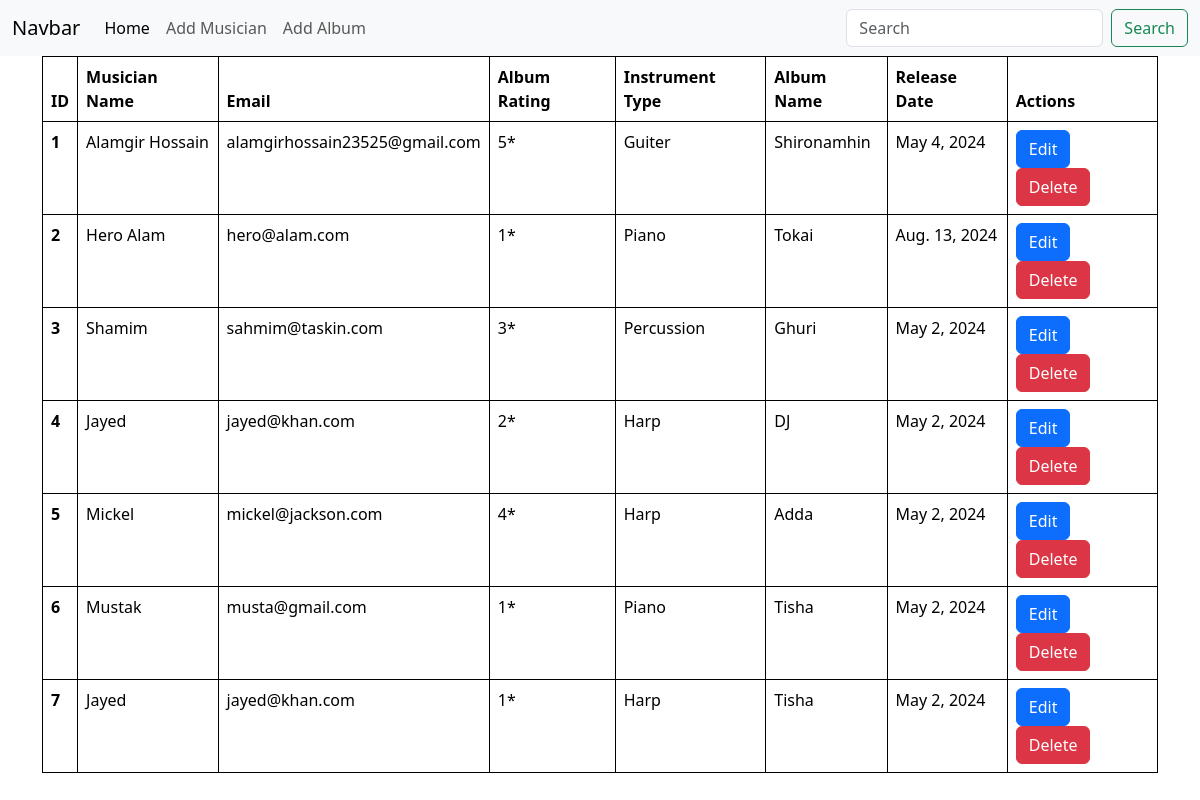
The page / on the database its author committed.
### album/models.py (models this page shows, shortened)
class Album(models.Model):
    album_name = models.CharField(max_length=100)
    musician = models.ForeignKey(Musician , on_delete=models.CASCADE)
    realase_date = models.DateField(default=datetime.datetime.now())
    ratings = models.CharField(max_length=20 , choices=RATINGS)

### musician/models.py (models this page shows, shortened)
class Musician(models.Model):
    first_name = models.CharField(max_length=100)
    last_name = models.CharField(max_length=100)
    email = models.EmailField()
    number = models.CharField(max_length=11)
    instrument_type = models.CharField(max_length=30)
    labels = [
        {first_name : 'First Name'}
    ]

### Musicians_Directory/views.py (the view)
# urls.py: 2. Add a URL to urlpatterns:  path('', views.home, name='home')
def home(request):
    datas = Album.objects.all()
    return render(request, 'home.html', {'datas': datas})

### templates/home.html
{% extends "base.html" %}
{% load crispy_forms_tags %}
{% block content %}
<div class="container">
    <table class="table table-border">
        <thead>
          <tr style="border: 1px solid black;">
            <th style="border: 1px solid black;" scope="col">ID</th>
            <th style="border: 1px solid black;" scope="col">Musician Name</th>
            <th style="border: 1px solid black;" scope="col">Email</th>
            <th style="border: 1px solid black;" scope="col">Album Rating</th>
            <th style="border: 1px solid black;" scope="col">Instrument Type</th>
            <th style="border: 1px solid black;" scope="col">Album Name</th>
            <th style="border: 1px solid black;" scope="col">Release Date</th>
            <th style="border: 1px solid black;" scope="col">Actions</th>
          </tr>
        </thead>
        <tbody>
            {% for data in datas %}
            <tr style="border: 1px solid black;">
                <th scope="row" style="border: 1px solid black;">{{data.id}}</th>
                <td style="border: 1px solid black;">{{data.musician.first_name}} </td>
                <td style="border: 1px solid black;">{{data.musician.email}}</td>
                <td style="border: 1px solid black;">{{data.ratings}} </td>
                <td style="border: 1px solid black;">{{data.musician.instrument_type}} </td>
                <td style="border: 1px solid black;">{{data.album_name}} </td>
                <td style="border: 1px solid black;">{{data.realase_date}} </td>
                <td style="border: 1px solid black;"> <a href="{% url 'edit_album' data.id  %}" class='btn btn-primary'>Edit</a> <a href="{% url 'delete_album' data.id  %}" class='btn btn-danger'>Delete</a> </td>
            </tr>
            {% endfor %}
        </tbody>
      </table>
</div>
{% endblock  %}

### templates/base.html (shortened to what this page needs)
<!DOCTYPE html>
<html lang="en">
<head>
    <link href="https://cdn.jsdelivr.net/npm/bootstrap@5.3.3/dist/css/bootstrap.min.css" rel="stylesheet">
</head>
<body>
    <nav class="navbar navbar-expand-lg bg-body-tertiary">
        <div class="container-fluid">
          <a class="navbar-brand" href="#">Navbar</a>
          <div class="collapse navbar-collapse" id="navbarSupportedContent">
            <ul class="navbar-nav me-auto mb-2 mb-lg-0">
              <li class="nav-item">
                <a class="nav-link active" aria-current="" href="{% url 'Home' %}">Home</a>
              </li>
               <li class="nav-item">
                <a class="nav-link" href="{% url 'add_musician'%}">Add Musician</a>
              </li>
              <li class="nav-item">
                <a class="nav-link" href="{% url 'add_album' %}">Add Album</a>
              </li>
            </ul>
            <form class="d-flex" role="search">
              <input class="form-control me-2" type="search" placeholder="Search" aria-label="Search">
              <button class="btn btn-outline-success" type="submit">Search</button>
            </form>
          </div>
        </div>
      </nav>
    {% block content %}
    {% endblock %}
</body>
</html>

### rows shown on the page
Album: id "1", musician.first_name "Alamgir Hossain", musician.email "alamgirhossain23525@gmail.com", ratings "5*", musician.instrument_type "Guiter", album_name "Shironamhin", realase_date "May 4, 2024"
Album: id "2", musician.first_name "Hero Alam", musician.email "hero@alam.com", ratings "1*", musician.instrument_type "Piano", album_name "Tokai", realase_date "Aug. 13, 2024"
Album: id "3", musician.first_name "Shamim", musician.email "sahmim@taskin.com", ratings "3*", musician.instrument_type "Percussion", album_name "Ghuri", realase_date "May 2, 2024"
Album: id "4", musician.first_name "Jayed", musician.email "jayed@khan.com", ratings "2*", musician.instrument_type "Harp", album_name "DJ", realase_date "May 2, 2024"
Album: id "5", musician.first_name "Mickel", musician.email "mickel@jackson.com", ratings "4*", musician.instrument_type "Harp", album_name "Adda", realase_date "May 2, 2024"
Album: id "6", musician.first_name "Mustak", musician.email "musta@gmail.com", ratings "1*", musician.instrument_type "Piano", album_name "Tisha", realase_date "May 2, 2024"
Album: id "7", musician.first_name "Jayed", musician.email "jayed@khan.com", ratings "1*", musician.instrument_type "Harp", album_name "Tisha", realase_date "May 2, 2024"
